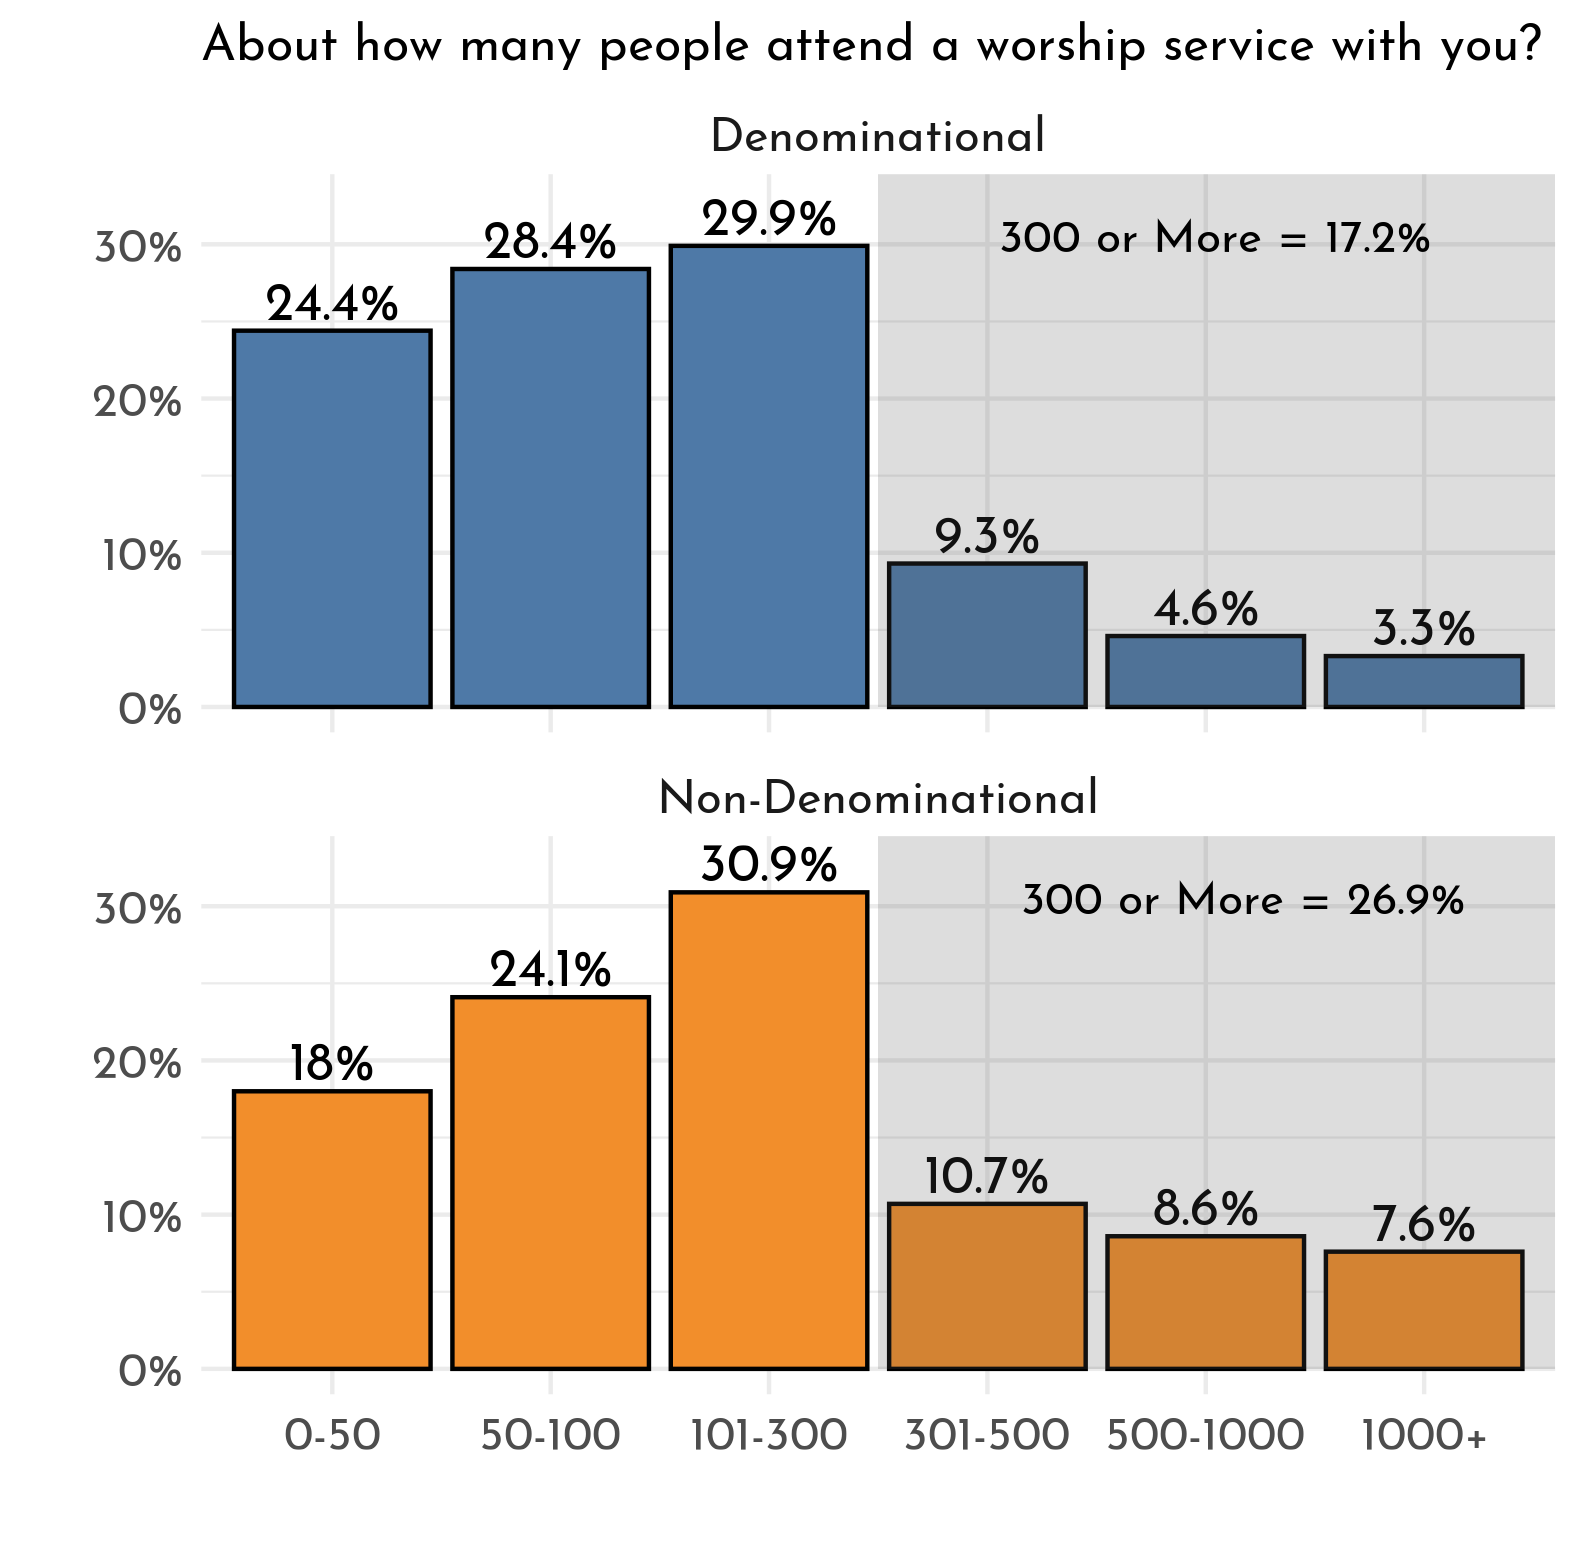

Reproduce this figure in R.
graph <- nd %>% mutate(nonden=car::recode(q3, "1=1; 2:17=0"),
              nonden=frcode(nonden==0 ~ "Denominational",
                            nonden==1 ~ "Non-Denominational")) %>% 
  group_by(nonden) %>% 
  ct(q24, show_na = FALSE) %>% 
  mutate(size = frcode(q24 == 4 ~ "0-50",
                       q24 == 7 ~ "50-100",
                       q24 == 8 ~ "101-300",
                       q24 == 9 ~ "301-500",
                       q24 == 10 ~ "500-1000",
                       q24 == 11 ~ "1000+"))


dat_text <- data.frame(
  nonden = c("Denominational", "Non-Denominational"),
  label   = c("300 or More = 17.2%", "300 or More = 26.9%")
)



graph %>% 
  ggplot(., aes(x = size, y = pct, fill = nonden)) +
  geom_col(color = "black") + 
  facet_wrap(~ nonden, ncol = 1) +
  theme_gg("Josefin Sans") +
  scale_fill_tableau() + 
  y_pct() + 
  geom_text(aes(y = pct + .02, label = paste0(pct*100, '%')), position = position_dodge(width = .9), size = 4.5, family = "font") +
  labs(x = "", y = "", title = "About how many people attend a worship service with you? ") +
  annotate("rect", xmin = 3.5, xmax = 6.6, ymin = 0, ymax = Inf, alpha = .2) +
  geom_text(data = dat_text, mapping = aes(x = -Inf, y = -Inf, label = label), hjust = -1.85, vjust = -14, family = "font") +
  theme(plot.title = element_text(size = 12)) +
  ggsave("sizeofcong.png", type = "cairo-png") 